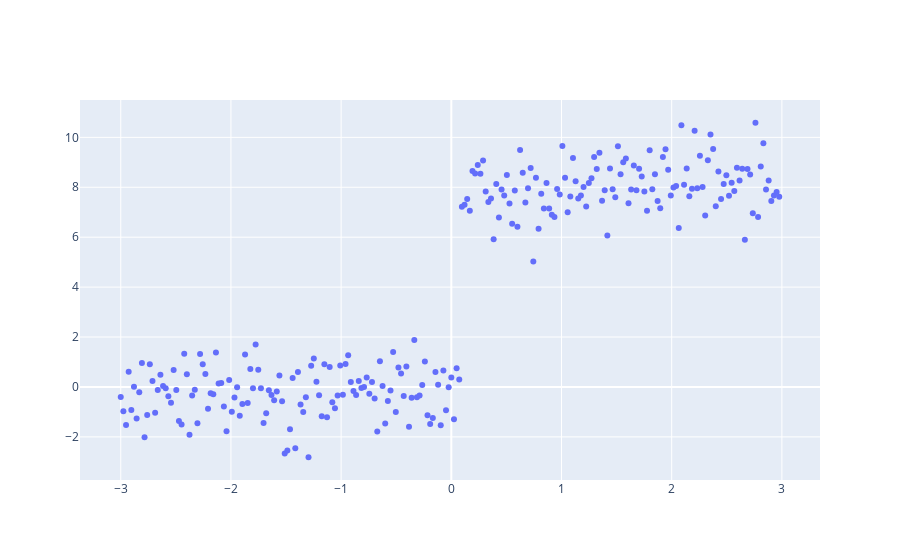

Notebook source saved alongside this figure:
### Code cell
fig = go.Figure()
fig.add_trace(
    go.Scatter(
        x = X_test[:, 1],
        y = t_estimated,
        mode = "markers"
    )
)

### Figure 1 — Plotly figure (JSON) as saved in the notebook; plotly's stock layout.template omitted (floating-point values rounded to 4 significant figures; data arrays with more than 128 entries replaced by an {"elided": "..."} marker saying what was removed)
{"data": [{"mode": "markers", "type": "scatter", "x": {"elided": "250 float values"}, "y": {"elided": "250 float values"}}], "layout": {}}
